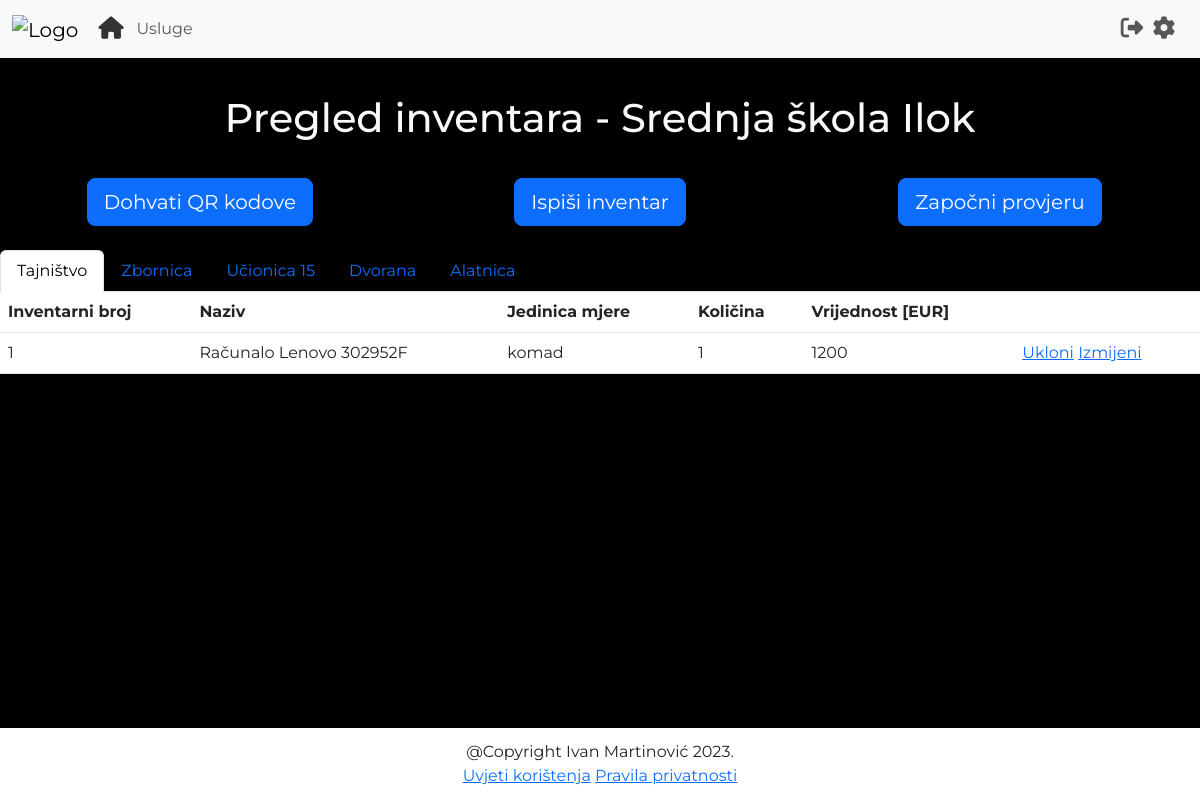
The app's page /view_inventory (signed in) with its own data.
### main.py (models this page shows)
class User(UserMixin, db.Model):
    id = db.Column(db.Integer, primary_key=True)
    username = db.Column(db.String(100), unique=True)
    password = db.Column(db.String(100))
    name = db.Column(db.String(100))
    surname = db.Column(db.String(100))
    organisation = db.Column(db.String(100))
    work_address = db.Column(db.String(100))
    home_address = db.Column(db.String(100))
    travel_distance = db.Column(db.Float)
    transportation_fee = db.Column(db.Float)

class Inventory(db.Model):
    id = db.Column(db.Integer, primary_key=True)
    inventory_number = db.Column(db.String(100))
    name = db.Column(db.String(100))
    unit = db.Column(db.String(100))
    amount = db.Column(db.String(100))
    value = db.Column(db.String(100))
    location = db.Column(db.String(100))
    organisation = db.Column(db.String(100))
    item_status = db.Column(db.Boolean)  # True if inventory check is active and item is checked

### main.py (the view)
@app.route("/view_inventory")
@login_required
def view_inventory():
    form = InventoryCheckForm()
    form_popup = InventoryForm()
    if InventoryCheckHistory.query.filter_by(organisation=current_user.organisation).first():
        status = InventoryCheckHistory.query.filter_by(organisation=current_user.organisation).first().inventory_check
    else:
        status = False
    inventory = Inventory.query.filter_by(organisation=current_user.organisation).all()
    locations = []
    inventory_by_location = []
    for item in inventory:
        if item.location not in locations:
            inventory_list = []
            locations.append(item.location)
            for i in Inventory.query.filter_by(organisation=current_user.organisation, location=item.location).all():
                inventory_list.append(i)
            inventory_by_location.append(inventory_list)
    return render_template('viewInventory.html',logo_path = logo_path, organisation=current_user.organisation, locations=locations,
                           data=inventory_by_location, status=status, form=form, form_popup=form_popup)

### main.py
class InventoryCheckForm(FlaskForm):
    start_check = SubmitField(label='Započni provjeru', id='start_check')
    end_check = SubmitField(label='Završi provjeru', id='finish_check')
    generate_qrs = SubmitField(label='Dohvati QR kodove', id='generate_qrs')
    print_inventory = SubmitField(label='Ispiši inventar', id='print_inventory')

class InventoryForm(FlaskForm):
    inventory_number = StringField('inventory_number')
    name = StringField('name')
    unit = StringField('unit')
    amount = StringField('amount')
    value = StringField('value')
    location = StringField('location')
    submit = SubmitField(label='Dodaj', id='submit')

### main.py (called while the page is built)
@login_manager.user_loader
def load_user(user_id):
    return User.query.get(int(user_id))

### templates/viewInventory.html (shortened to what this page needs)
{% extends "base.html" %}
{% block content %}
{% include 'header.html' %}
<h1 class="text-center text-light" style="margin-top: 3%; margin-bottom: 3%;">
    Pregled inventara - {{organisation}}
</h1>
<div class="text-center div-forms">
    <form class="custom-forms" action="{{url_for('generate_qr_codes')}}">
        {{form.generate_qrs(class='btn btn-lg btn-primary')}}
    </form>
    <form class="custom-forms" action="{{url_for('print_inventory')}}">
        {{form.print_inventory(class='btn btn-lg btn-primary')}}
    </form>
    <form class="custom-forms" onsubmit="return confirm('Jeste li sigurni da želite nastaviti?')"  action="{{url_for('inventory_check_status')}}">
        {% if status == False %}
            {{form.start_check(class='btn btn-lg btn-primary')}}
        {% else %}
            {{form.end_check(class='btn btn-lg btn-primary')}}
        {% endif %}
    </form>
</div>
<ul class="nav nav-tabs" id="myTab" role="tablist">
    {% for i in range (0, locations|length) %}
    {% if i != 0 %}
    <li class="nav-item" role="presentation">
        <button class="nav-link" id={{locations[i]|replace('','-')+'-tab'}} data-bs-toggle="tab" data-bs-target={{"#"+locations[i]|replace(' ','-')+'-pane'}} type="button"
        role="tab" aria-controls={{locations[i]|replace(' ','-')+'-tab-pane'}} aria-selected="true">
        {{locations[i]}}</button>
    </li>
    {% else %}
    <li class="nav-item" role="presentation">
        <button class="nav-link active" id={{locations[i]|replace('','-')+'-tab'}} data-bs-toggle="tab" data-bs-target={{"#"+locations[i]|replace(' ','-')+'-pane'}} type="button"
        role="tab" aria-controls={{locations[i]|replace(' ','-')+'-tab-pane'}} aria-selected="true">
        {{locations[i]}}</button>
    </li>
    {% endif %}
    {% endfor %}
</ul>
<div class="tab-content overflow" id="myTabContent">
    {% for i in range(0, locations|length) %}
    {% if i != 0 %}
    <div aria-labelledby={{locations[i]|replace('','-')+"-tab"}} class="tab-pane fade text-light" id={{locations[i]|replace(' ','-')+"-pane"}} role="tabpanel"
    tabindex="0">
    {% else %}
    <div aria-labelledby={{locations[i]|replace('','-')+"-tab"}} class="tab-pane fade active show text-light" id={{locations[i]|replace(' ','-')+"-pane"}}
    role="tabpanel" tabindex="0">
    {% endif %}
    <table class="table text-light align-table">
        <thead>
        <tr>
            <th scope="col">Inventarni broj</th>
            <th scope="col" style="vertical-align:middle;">Naziv</th>
            <th scope="col">Jedinica mjere</th>
            <th scope="col" style="vertical-align:middle;">Količina</th>
            <th scope="col">Vrijednost [EUR]</th>
                {% if status == True %}
            <th scope="col"> Status</th>
            {% else %}
                <th scope="col"></th>
            {% endif %}
        </tr>
        </thead>
        <tbody>
        {% for item in data[i] %}
        <tr>
            <td> {{item.inventory_number}}</td>
            <td> {{item.name}}</td>
            <td> {{item.unit}}</td>
            <td> {{item.amount}}</td>
            <td> {{item.value}}</td>
            {% if status == True %}
                {% if item.item_status == True %}
                    <td>
                        <img class="image-status" src="{{url_for('static',filename='images/found.PNG')}}" alt="">
                    </td>
                {% else %}
                    <td>
                        <img class="image-status" src="{{url_for('static',filename='images/missing.PNG')}}" alt="">
                    </td>
                {% endif %}
            {% else %}
                <td>
                    <button type="submit" class="button-link" onclick="window.location.href='{{url_for('remove_inventory', id=item.inventory_number)}}'">Ukloni</button>
                    <button type="submit" class="button-link btn-form-popup">Izmijeni</button>
                </td>
            {% endif %}
        </tr>
        {% endfor %}
        </tbody>
    </table>
</div>
{% endfor %}
{% endblock %}
{% block footer %}
<footer class="footer1">
@Copyright Ivan Martinović 2023.
    <div class="container text-center">
        <a href="{{url_for('privacy_policy')}}" class="link-primary">Uvjeti korištenja</a>
        <a href="{{url_for('terms_and_conditions')}}" class="link-primary">Pravila privatnosti</a>
    </div>
</footer>
{% endblock %}

### static/style.css (style rules this page uses)
body { background-color: black; font-family: 'Montserrat', sans-serif; }
ul { list-style-type: none; list-style-position: inside; }
.footer1 { position: fixed; bottom: 0px; min-height: 60px; background-color: white; width: 100%; vertical-align: middle; padding-top: 1%; padding-bottom: 1%; text-align: center; }
.div-forms { margin-bottom: 2%; display: flex; justify-content: space-around; }
.custom-forms { width: 100%; margin; 5px; }
.button-link { background: none!important; border: none; padding: 0!important; color: #0D6DFB; text-decoration: underline; cursor: pointer; padding-bottom: 5px; }
.align-table { vertical-align: middle; }
.overflow { overflow-x: auto; }

### records on screen
User: organisation "Srednja škola Ilok"
Inventory: location "Tajništvo", inventory_number "1", name "Računalo Lenovo 302952F", unit "komad", amount "1", value "1200"
Inventory: location "Zbornica"
Inventory: location "Učionica 15"
Inventory: location "Dvorana"
Inventory: location "Alatnica"
